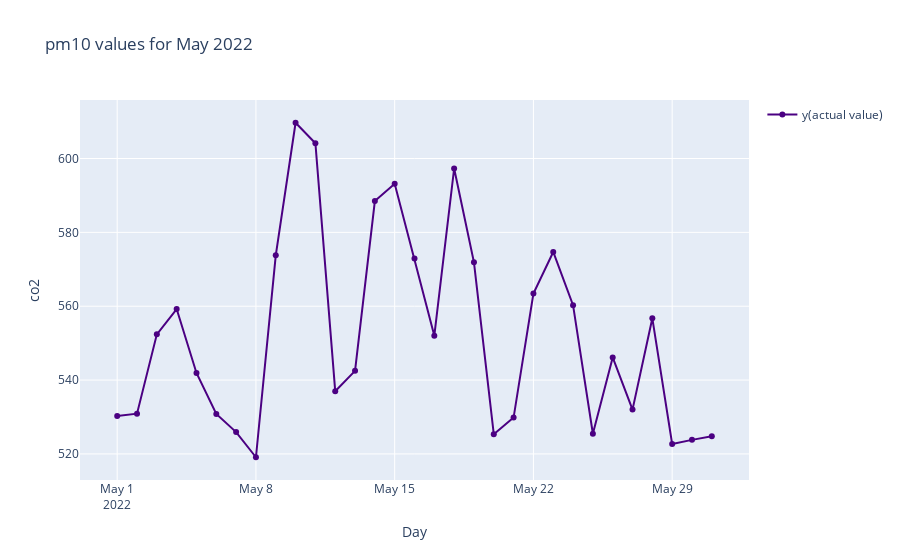

This figure's notebook cell:
### Code cell
# actual value
fig_data = go.Figure()
fig_data.add_trace(go.Scatter(
    x=group_by_df['day'],
    y=cmp_df['y'],
    name='y(actual value)',
    mode='lines+markers',
    line=dict(
        color='rgb(75,0,130)'),
    marker=dict(color=np.where(cmp_df['outlier_detected'] == 1, 'rgb(75,0,130)', 'rgb(75,0,130)'))))

fig_data.update_layout(title='pm10 values for May 2022', yaxis_title=sensor_name, xaxis_title='Day',
                  showlegend=True)
fig_data.show()

### Figure 1 — Plotly figure (JSON) as saved in the notebook; plotly's stock layout.template omitted (floating-point values rounded to 4 significant figures)
{"data": [{"line": {"color": "rgb(75,0,130)"}, "marker": {"color": ["rgb(75,0,130)", "rgb(75,0,130)", "rgb(75,0,130)", "rgb(75,0,130)", "rgb(75,0,130)", "rgb(75,0,130)", "rgb(75,0,130)", "rgb(75,0,130)", "rgb(75,0,130)", "rgb(75,0,130)", "rgb(75,0,130)", "rgb(75,0,130)", "rgb(75,0,130)", "rgb(75,0,130)", "rgb(75,0,130)", "rgb(75,0,130)", "rgb(75,0,130)", "rgb(75,0,130)", "rgb(75,0,130)", "rgb(75,0,130)", "rgb(75,0,130)", "rgb(75,0,130)", "rgb(75,0,130)", "rgb(75,0,130)", "rgb(75,0,130)", "rgb(75,0,130)", "rgb(75,0,130)", "rgb(75,0,130)", "rgb(75,0,130)", "rgb(75,0,130)", "rgb(75,0,130)"]}, "mode": "lines+markers", "name": "y(actual value)", "type": "scatter", "x": ["2022-05-01T00:00:00", "2022-05-02T00:00:00", "2022-05-03T00:00:00", "2022-05-04T00:00:00", "2022-05-05T00:00:00", "2022-05-06T00:00:00", "2022-05-07T00:00:00", "2022-05-08T00:00:00", "2022-05-09T00:00:00", "2022-05-10T00:00:00", "2022-05-11T00:00:00", "2022-05-12T00:00:00", "2022-05-13T00:00:00", "2022-05-14T00:00:00", "2022-05-15T00:00:00", "2022-05-16T00:00:00", "2022-05-17T00:00:00", "2022-05-18T00:00:00", "2022-05-19T00:00:00", "2022-05-20T00:00:00", "2022-05-21T00:00:00", "2022-05-22T00:00:00", "2022-05-23T00:00:00", "2022-05-24T00:00:00", "2022-05-25T00:00:00", "2022-05-26T00:00:00", "2022-05-27T00:00:00", "2022-05-28T00:00:00", "2022-05-29T00:00:00", "2022-05-30T00:00:00", "2022-05-31T00:00:00"], "y": [530.3, 530.9, 552.4, 559.2, 541.9, 530.8, 525.9, 519.1, 573.8, 609.7, 604.1, 537.0, 542.5, 588.5, 593.2, 572.9, 552.0, 597.3, 571.9, 525.3, 529.8, 563.4, 574.7, 560.3, 525.5, 546.1, 532.0, 556.7, 522.7, 523.8, 524.8]}], "layout": {"showlegend": true, "title": {"text": "pm10 values for May 2022"}, "xaxis": {"title": {"text": "Day"}}, "yaxis": {"title": {"text": "co2"}}}}
